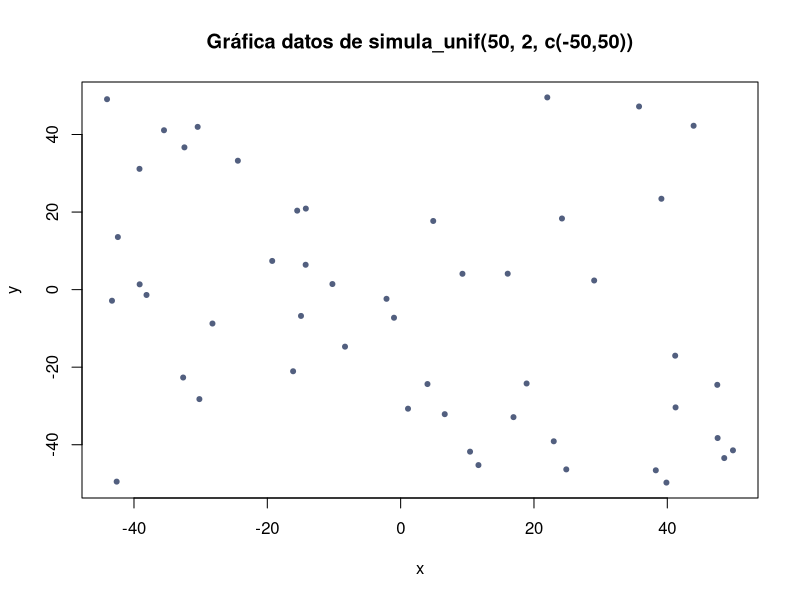
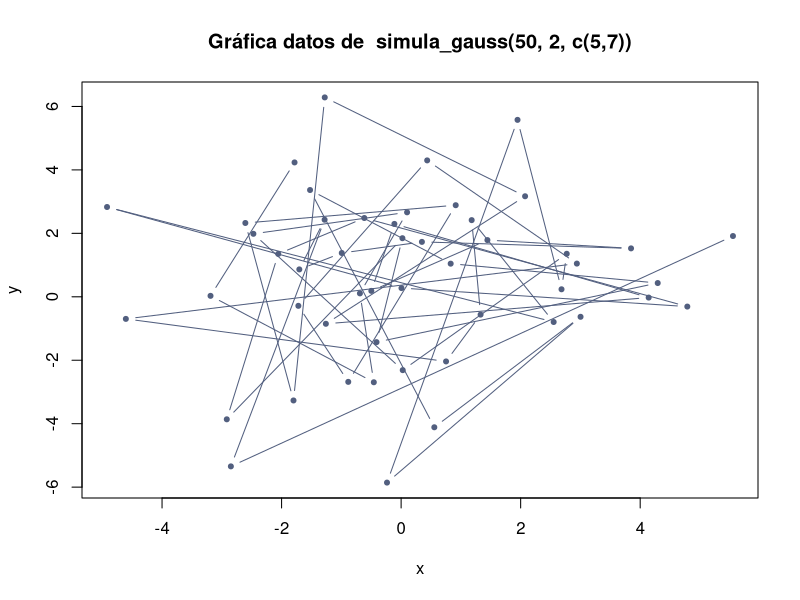
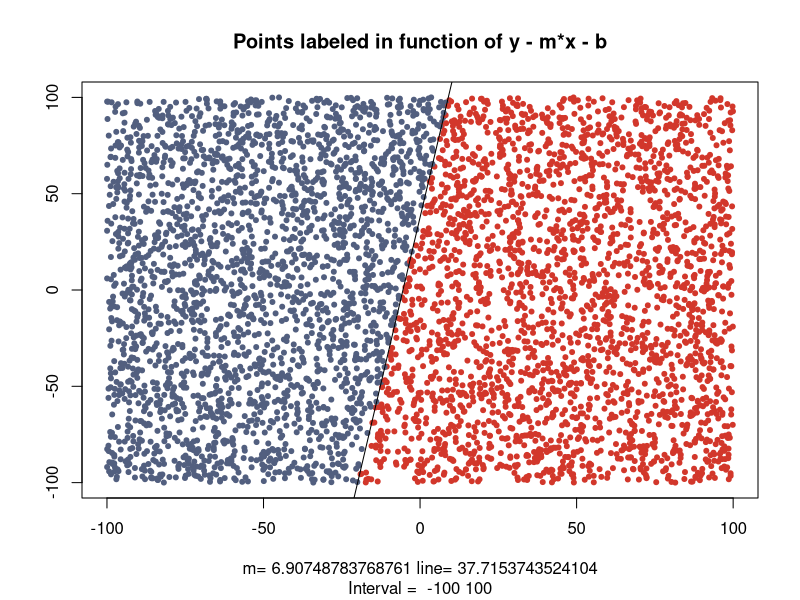
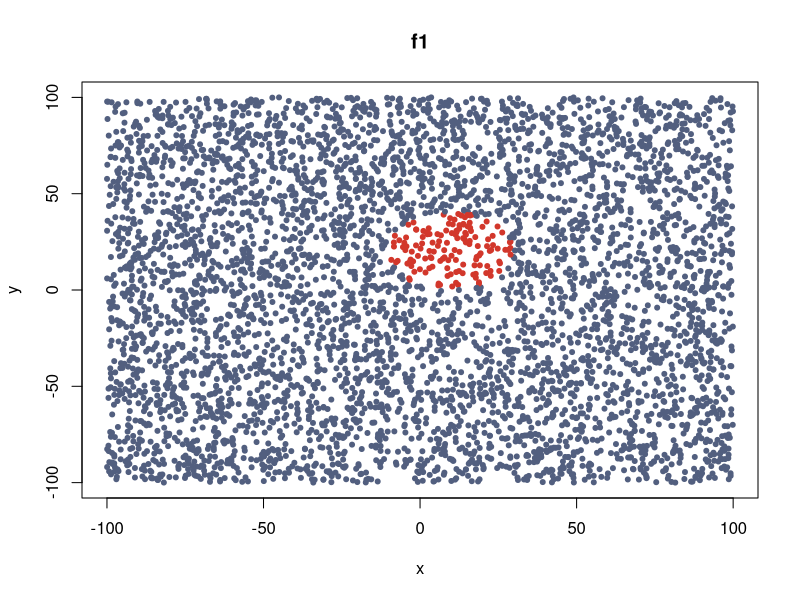
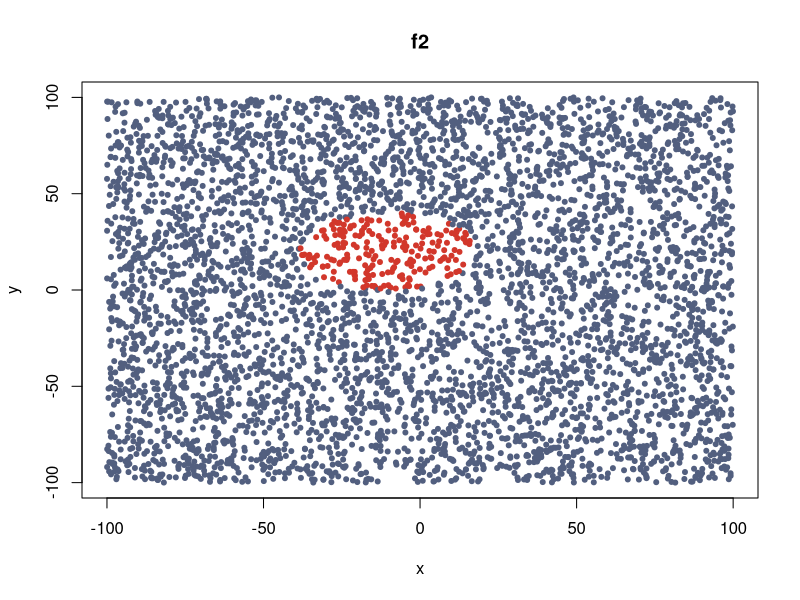
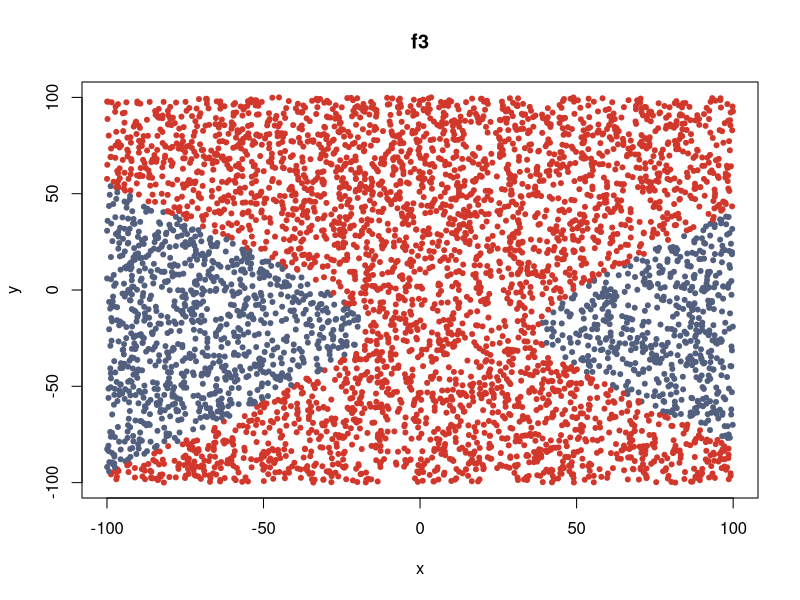
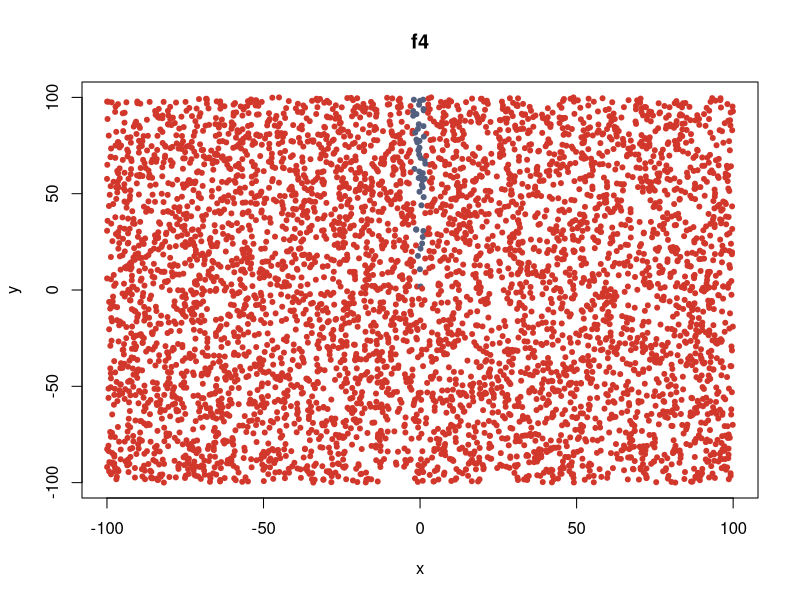
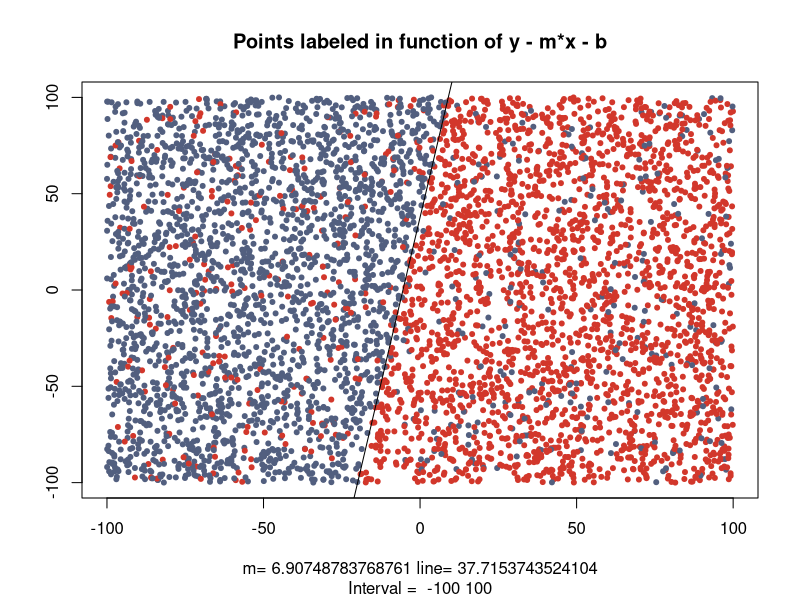

R code for these plots, in order:
## ---- chunk 1
knitr::opts_chunk$set(echo = TRUE)
set.seed(1000000007)
## ---- chunk 2
myPlot = function(data, labels = NULL, myMain = NULL, pch = 20, xlab = "x", ylab = "y", ...) {
  # Wrapper function for plotting
  #
  # Args:
  #   Data: A data structure containing the data in the form x,y
  #   labels: Labels to color the data points
  #   rest of params: Graphical params to plot
  if (length(labels) != 0) {
    labels[labels == 1] = "#525F7F"
    labels[labels == -1] = "#D2372B"
  } else {
    labels = "#525F7F"
  }
  
  if (is.null(dim(labels))) {
    plot(data, col = labels, pch = pch, xlab = xlab, ylab = ylab, ...)
  } else {
    for (i in seq(1, dim(labels)[2])) {
      plot(data, col = unlist(labels[i]), main = myMain[i], pch = pch, xlab = xlab, ylab = ylab, ...)
    }
  }
}
## ---- chunk 3
simula_unif <- function(N, dimen = 1, rango = c(0:1)) {
  # Generate a list of vectors populated with uniform distributed random numbers
  #
  # Args:
  #   N: Length of the list
  #   dimen: The dimension of each vector in the list
  #   rango: Range to use generating the numbers
  #
  # Returns:
  #   A list of vectors populated randomly
  array(runif(dimen*N, rango[1], rango[2]), dim = c(N, dimen))
}

simula_unif(10, 5, c(10,100))
simula_unif(10, 2)
simula_unif(10)
## ---- chunk 4
simula_gauss <- function(N, dimen = 1, sig = 1){
  # Generate a list of vectors populated using the normal (Gaussian) distribution
  #
  # Args:
  #   N: Length of the list
  #   dimen: The dimension of each vector in the list
  #   sigma: Vector of Standard deviations
  #
  # Returns:
  #   A list of vectors populated randomly
  array(rnorm(dimen*N, sd = sqrt(sig)), dim = c(N, dimen))
}

simula_gauss(10, 5, c(1,2))
## ---- chunk 5
datos = simula_unif(50, 2, c(-50,50)); datos
myPlot(datos, main="Gráfica datos de simula_unif(50, 2, c(-50,50))")
## ---- chunk 6
datos = simula_gauss(50, 2, c(5,7)); datos
myPlot(datos, main="Gráfica datos de  simula_gauss(50, 2, c(5,7))", type = "b")
## ---- chunk 7

simula_recta <- function(interval = c(-50, 50)){
  # Computes the slope and intercept values of two points in the given interval
  #
  # Args:
  #   interval: Interval from which to pick to random points
  #
  # Returns:
  #   A vector [m, l, p1, p2] where:
  #     - m is the slope 
  #     - l is the intercept
  #     - p1, p2, are the points randomly selected
  thePoints  = simula_unif(2, 2, interval)
  ## Compute the slope
  m = (thePoints[1,1] - thePoints[2,2]) / (thePoints[1,1] - thePoints[2,1])
  
  # Compute y − y1 = m(x − x1)
  line = m * (thePoints[1,1] - thePoints[2,1]) + thePoints[2,2]
  
  c(m, line, thePoints)
}

interval = c(-50, 50);
x = simula_unif(5000, 2, interval);

result = simula_recta(interval)
m = result[1]; m
line = result[2]; line
data = array(result[3:6], c(2,2)); data
## ---- chunk 8
interval = c(-100, 100)
# Generate a set of points
x = simula_unif(5000, 2, interval)

fsign <- function(x, y, m, b){
  # Function to label a 2D Point
  y - m*x - b
}

straight = simula_recta(interval)
m = straight[1]
line = straight[2]

# Apply fsign to each point of the set, each x,y will be passed to fsign
result = mapply(fsign, x[,1], x[,2], m = m, b = line)
# Label the result with -1/1
result = ifelse(result >= 0, 1, -1)

# Create a data frame to store the result
datafsign = data.frame(x = x[,1], y = x[,2], result = result)

# Draw the result
myPlot(datafsign[1:2], datafsign$result,
       main = "Points labeled in function of y - m*x - b",
       xlab = paste(c("m=", m, "line=", line), collapse = " "),
       sub = paste(c("Interval = ", interval), collapse = " "),
       ylab = "")
abline(line,m)
## ---- chunk 9
# Define the functions
f1 <- function(x, y) {
  (x - 10) ^ 2 + (y - 20) ^ 2 - 400
}
f2 <- function(x, y){
  0.5 * (x + 10)^2 + (y - 20)^2 - 400
}
f3 <- function(x, y){
  0.5 * (x - 10)^2 - (y + 20)^2 - 400
}
f4 <- function(x, y){
  y - 20*x^2 - 5*x + 3
}

# Generate a vector of functions
multi.fun <- function(x, y) {
      c(f1 = f1(x, y), f2 = f2(x, y), f3 = f3(x, y), f4 = f4(x, y))
}

# Apply the functions
result = mapply(multi.fun, x[,1], x[,2])

# Label the results
result = ifelse(result >= 0, 1, -1)

# Create a data frame to store the result
datafunctions = data.frame(x = x[,1], y = x[,2], 
                  f1 = result[1,], f2 = result[2,], f3 = result[3,], f4 = result[4,])

# Draw the result

myPlot(datafunctions[1:2], datafunctions[3:6], c("f1", "f2", "f3", "f4"))
## ---- chunk 10
getPercentageOfData <- function(x, condition = 1, percentage = .1){
  # Get the percentage of samples that meet condition
  #
  # Args:
  #   x: A vector containing the data
  #   condition: Condition that the data need to satisfy
  #   percentaje: What percentage of samples to get
  #
  # Returns:
  #   Indexes of the percentage of the samples that meet the condition
  meetCondition = which(x == condition)
  sample(meetCondition, length(meetCondition) * percentage)
}

# Get a 10% of samples labeled with a 1
indexPositive = getPercentageOfData(datafsign$result)
noisyDatafSign = datafsign
noisyDatafSign$result[indexPositive] = -1

indexNegative = getPercentageOfData(datafsign$result, -1)
noisyDatafSign$result[indexNegative] = 1

# Draw the result
myPlot(noisyDatafSign[1:2], noisyDatafSign$result,
       main = "Points labeled in function of y - m*x - b",
       xlab = paste(c("m=", m, "line=", line), collapse = " "),
       sub = paste(c("Interval = ", interval), collapse = " "),
       ylab = "")
abline(line,m)
## ---- chunk 11
# Get a 10% of samples labeled with a 1 in all 4 functions
indexPositive = lapply(datafunctions[3:6], getPercentageOfData)
noisyDataFunctions = datafunctions
# Change 1 by -1
noisyDataFunctions$f1[indexPositive$f1] = -1
noisyDataFunctions$f2[indexPositive$f2] = -1
noisyDataFunctions$f3[indexPositive$f3] = -1
noisyDataFunctions$f4[indexPositive$f4] = -1

# Get a 10% of samples labeled with a 1 in all 4 functions
indexNegative = lapply(datafunctions[3:6], getPercentageOfData, condition = -1)
# Change -1 by 1
noisyDataFunctions$f1[indexNegative$f1] = 1
noisyDataFunctions$f2[indexNegative$f2] = 1
noisyDataFunctions$f3[indexNegative$f3] = 1
noisyDataFunctions$f4[indexNegative$f4] = 1

# Draw the result
# par(mfrow = c(2,2))
myPlot(noisyDataFunctions[1:2], noisyDataFunctions[3:6], c("f1", "f2", "f3", "f4"))
## ---- chunk 12
ajusta_PLA = function(data,
                      label,
                      max_iter = 1000,
                      vini = matrix(0, 1, 3)) {
  # Get the weight to learn from the data passed as parameter
  # using the 2D Perceptron algorithm
  #
  # Args:
  #   data: A matrix with the data (xn, yn)
  #   label: The labels for the data passed in
  #   max_iter: How much iter to find a solution
  #   vini: Initial weights
  #
  # Returns:
  #   The weights learned to adjust the data set and how many iterations it did in a data frame.
  #   If the PLA did not converged in within max_iter, the currents weights are returned and the iterations
  #   are set to -1
  
  get.sign <- function(values){
    # Return the sign for the values
    #
    # Args:
    #   values: The values to get the sign of.
    #
    # Returns:
    #   The sign of the values
    return(ifelse(values > 0, 1, -1))
  }
  
  add_boundary <- function(w, color = 'red') {
    # Plot decision boundary defined by
    # a parameter vector w

# As your decision function is simply sgn(w1*x+w2*y+w3) then the decision boundary equation is a line with canonical form w1*x + w2*y + w3 = 0.
# 
# |w3|/||w|| is the distance from the origin, w3 itself does not have a good geometrical interpretation (as long as w is not unit-length).
# 
# In order to plot line with such equation you can simply draw a line through (0,-w3/w2) and (-w3/w1,0) (assuming that both w1 and w2 are non-zero)
    
    w <- as.numeric(w)
    
    b = w[1]
    w1 = w[2]
    w2 = w[3]
    
    slope = -(w1 / w2)
    intercept = -(b / w2)
    
    
    abline(a = intercept, b = slope, col = color)
  }
  
  converged = F
  
  # Add x0
  data <- cbind(rep(1, nrow(data)), data)
  # Convert weights as matrix
  as.matrix(vini)
  
  # Begin the perceptron
  nIters = 0
  
  
  while (!converged && nIters <= max_iter) {
    # while there are mis-classifications
    
    nIters <- nIters + 1
    
    # Calculate h(x) with the weight vector vini and the data input data
    h.function <- get.sign(vini %*% t(data))
    
    # Calculate the misclassified mask
    misclassified.subseting <- h.function != label
    
    if (all(misclassified.subseting == F)) {
      converged = T
    } else {
      # Update the weight vector for a point randomly selected
      
      # Get the misclassified points out
      misclassified.points <- data[misclassified.subseting, , drop = F]
      misclassified.points.labels <- label[misclassified.subseting]
      
      # Get one of them
      misclassified.point.index <- sample(dim(misclassified.points)[1], 1)
      misclassified.point <- misclassified.points[misclassified.point.index,, drop = F]
      misclassified.point.label <- misclassified.points.labels[misclassified.point.index]
      
      # update the weights
      vini <- vini + misclassified.point.label %*% misclassified.point
    }
  }
  
  if (!converged){
    nIters = -1
  }
  
  data.frame(vini = vini, iter = nIters)
}

Label.Data <- function(p){
  # Returns the corresponding label to the data, giving +1/-1 depending on which side
  # of the line the point lies
  #
  # Args:
  #   p: The points to label
  #
  # Returns:
  #   The labels (+1/-1) for the data
  
  # Initialize a random plane to separate the -1, +1
  line <- matrix(runif(4, -1, 1), 2, 2)
  line[1,2] <- -1
  line[2,2] <- +1
  
  # Given two points, determine if a point from the data set lies on the -1 side or the 1 side.
  # The points are A, B, the query points (X,Y)
  # The equation is (Bx - Ax) * (Y - Ay) - (By - Ay) * (X - Ax)
  values <- (line[2,1] - line[1,1]) * (p[,2] - line[1,2]) -
    (line[2,2] - line[1,2]) * (p[,1] - line[1,1])
  
  return(ifelse(values > 0, 1, -1))
}

add_boundary <- function(w, color = 'red') {
  # Plot decision boundary defined by
  # a parameter vector w
  
  w <- as.numeric(w)
  
  b = w[1]
  w1 = w[2]
  w2 = w[3]
  
  slope = -(w1 / w2)
  intercept = -(b / w2)
  
  
  abline(a = intercept, b = slope, col = color)
}

# Initialize N random points, and Y
N <- 100
X <- matrix(runif(N*2, -1, 1), N, 2)
Y <- Label.Data(X)

# Run perceptron algorithm
W <- ajusta_PLA(X, Y)

iter = W[4]
W = as.double(W[-4])

if (iter != -1) {
  ## PLA converged
  
  # Plot the points according to its actual class
  myPlot(X, Y, main = paste("Perceptron training against N = ", N))
  
  # Plot the learned boundary
  add_boundary(W)
  
  # legend(0, -1, c("Exact", "Learned"), lty=c(1,1), lwd=c(2.5,2.5),col=c("green","red"))
} else {
  cat("PLA did not converge")
}
## ---- chunk 13

perceptronData = as.matrix(datafsign[1:2])
y <- Label.Data(perceptronData)

pla10TimesWithViniZero = replicate(10, {
  plaResult = ajusta_PLA(
    data = perceptronData,
    label = y)
  
  plaResult[4]
})

pla10TimesWithViniAtRandom = replicate(10, {
  weights = matrix(runif(3), 1,3)
  
  plaResult = ajusta_PLA(
    data = perceptronData,
    label = y,
    vini = weights)
  
  plaResult[4]
})


print(paste("The mean iterations of execute PLA 10 times with a vini of 0 is ", mean(as.numeric(pla10TimesWithViniZero))))
print(paste("The mean iterations of execute PLA 10 times with a vini of 0 is ", mean(as.numeric(pla10TimesWithViniAtRandom))))

## ---- chunk 14

## ---- chunk 15
# library(knitr)
# purl("P1.Rmd")
